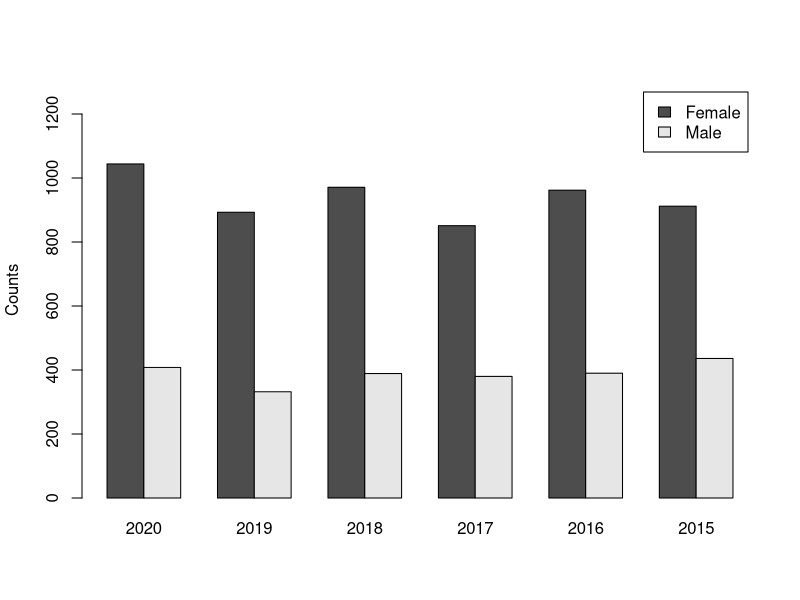

Source code (R):
## ---- chunk 1
knitr::opts_chunk$set(echo = TRUE)
## ---- chunk 2
# create the vectors with the data
gend <- matrix(c(1044,893,971,851,962,912,408,332,389,380,390,436), ncol = 6, byrow = TRUE)
colnames(gend) <- c("2020","2019","2018","2017","2016","2015")
rownames(gend) <- c("Female", "Male")

# make the matrix a table with as.table() function
gend <- as.table(gend)

# Display data fo gend
gend

## ---- chunk 3
# Perform the chisq.test
results <- chisq.test(gend)

# display results
results$expected
results

## ---- chunk 4
# create a barplot with the information

barplot(gend, ylim = c(0,1300),ylab='Counts',beside = TRUE, legend = TRUE)

